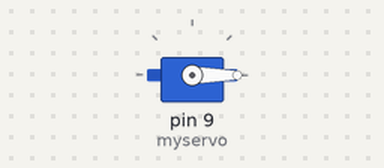
A sketch run on a simulated Arduino Uno, built with avr-gcc and run on an emulated ATmega328P. Shown: servo.

Above: at 0.05 s.
At 1.0 s:
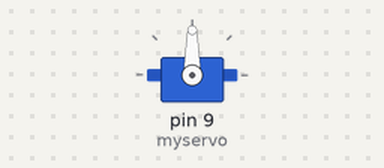
At 2.5 s:
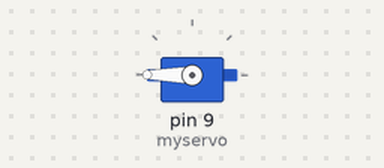
Timing chart, 0 to 5.8 s (numbered marks = the images above):
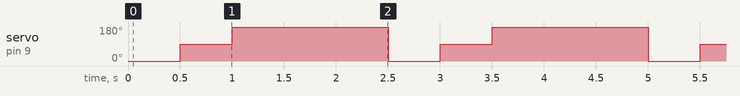

Measured:
- by itself, servo on pin 9 (myservo): repeats every 2.5 s: 180° 1.5 s, 0° 0.50 s, 90° 0.50 s

The sketch:

sketch_apr13c.ino
```cpp
#include <Servo.h>

Servo myservo;  // create servo object to control a servo

void setup() {
  myservo.attach(9);  // attaches the servo on pin 9 to the servo object
}

void loop() {
  myservo.write(0);     // sets the servo position to 90 degrees
  delay(500);           // waits for 1 second
  myservo.write(90);    // sets the servo position to 180 degrees
  delay(500);           // waits for 1 second
  myservo.write(180);      // sets the servo position to 0 degrees
  delay(500);           // waits for 1 second
  myservo.write(270);     // sets the servo position back to 90 degrees
  delay(500);
  myservo.write(360);     // sets the servo position back to 90 degrees
  delay(500);    // waits for 1 second
}
```
